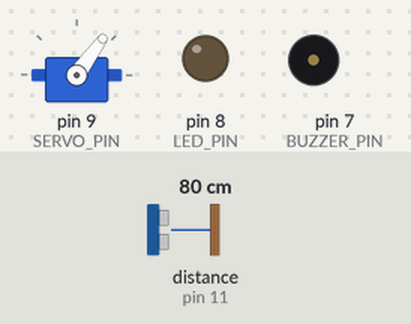
Bench run of a sketch on a simulated Arduino Uno, built with avr-gcc and run on an emulated ATmega328P. Parts: servo, output pins drawn as LEDs (lit = HIGH), buzzer (waves = sounding). Wiring (inferred from the names in the program): ultrasonic range finder: trigger pin 10; echo pin 11. The test bench sets the inputs (shaded band); at power-on: distance to the obstacle (sensor on pin 11) 80 cm. The echo pulse lasts 58.3 µs per cm; pins used as bus, display or sensor lines are not drawn; what the sketch prints to the serial monitor is not drawn.

Above: at 1.2 s.
1.3 s: distance to the obstacle (sensor on pin 11) set to 2 cm
At 1.69 s:
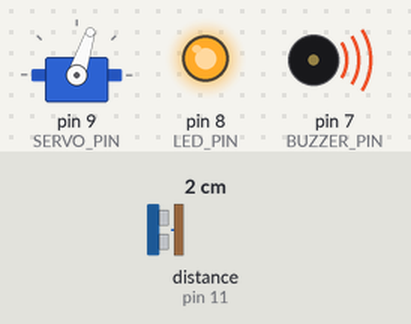
At 2.31 s:
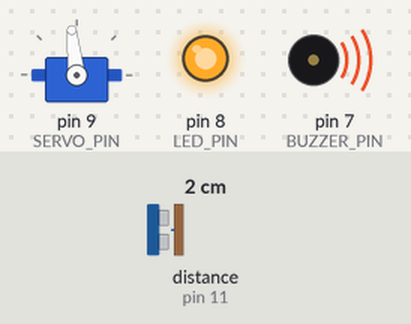
4.3 s: distance to the obstacle (sensor on pin 11) set to 18 cm
7.3 s: distance to the obstacle (sensor on pin 11) set to 23 cm
At 8.41 s:
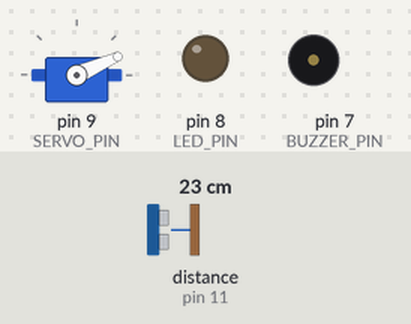
10.3 s: distance to the obstacle (sensor on pin 11) set to 250 cm
Timing chart, 0 to 14.3 s (numbered marks = the images above; inputs shaded):
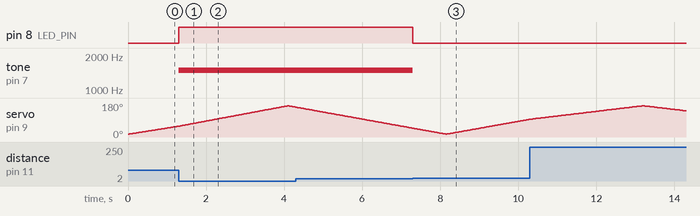

Measured:
- the behaviour switches between 20 and 21 cm on distance to the obstacle (sensor on pin 11) (found by bisection; images 2 and 3)
- after the input at 1.3 s, pin 8 (LED_PIN): LOW → HIGH at once; tone on pin 7 (BUZZER_PIN): silent → 1500 Hz at once
- after the input at 7.3 s, pin 8 (LED_PIN): HIGH → LOW at once; tone on pin 7 (BUZZER_PIN): 1500 Hz → silent at once
- by itself, servo on pin 9 (SERVO_PIN): rises from 94° to 165° in 2.8 s, then falls to 138° in 1.1 s

The sketch:

radar_2.ino
```cpp
#include <Servo.h>

// Pin definitions (Updated as requested)
const int TRIG_PIN = 10;
const int ECHO_PIN = 11;
const int SERVO_PIN = 9;
const int LED_PIN = 8;
const int BUZZER_PIN = 7;

// Radar settings
const int MIN_ANGLE = 15;
const int MAX_ANGLE = 165;
const int STEP_DELAY = 25;    // Speed of the sweep (lower is faster)
const int MAX_DISTANCE = 40;  // Match this with your Processing code scale

Servo radarServo;
int distance;
long duration;

void setup() {
  Serial.begin(9600);

  pinMode(TRIG_PIN, OUTPUT);
  pinMode(ECHO_PIN, INPUT);
  pinMode(LED_PIN, OUTPUT);
  pinMode(BUZZER_PIN, OUTPUT);

  radarServo.attach(SERVO_PIN);
}

void loop() {
  // Sweep from Left to Right
  for(int i = MIN_ANGLE; i <= MAX_ANGLE; i++) {
    updateRadar(i);
  }
  // Sweep from Right to Left
  for(int i = MAX_ANGLE; i > MIN_ANGLE; i--) {
    updateRadar(i);
  }
}

void updateRadar(int angle) {
  radarServo.write(angle);
  delay(STEP_DELAY);

  distance = calculateDistance();

  // SEND DATA TO PROCESSING (The Critical Format: angle,distance.)
  Serial.print(angle);
  Serial.print(",");
  Serial.print(distance);
  Serial.print(".");

  // ALARM LOGIC
  if (distance > 0 && distance < 20) { // If object is closer than 20cm
    digitalWrite(LED_PIN, HIGH);
    tone(BUZZER_PIN, 1500, 30); // Short high-pitch beep
  } else {
    digitalWrite(LED_PIN, LOW);
    noTone(BUZZER_PIN);
  }
}

int calculateDistance() {
  digitalWrite(TRIG_PIN, LOW);
  delayMicroseconds(2);
  digitalWrite(TRIG_PIN, HIGH);
  delayMicroseconds(10);
  digitalWrite(TRIG_PIN, LOW);

  duration = pulseIn(ECHO_PIN, HIGH, 25000); // 25ms timeout to prevent lag
  distance = duration * 0.034 / 2;

  if (distance > MAX_DISTANCE || distance <= 0) {
    return MAX_DISTANCE; // Return max if nothing is found
  }
  return distance;
}
```
